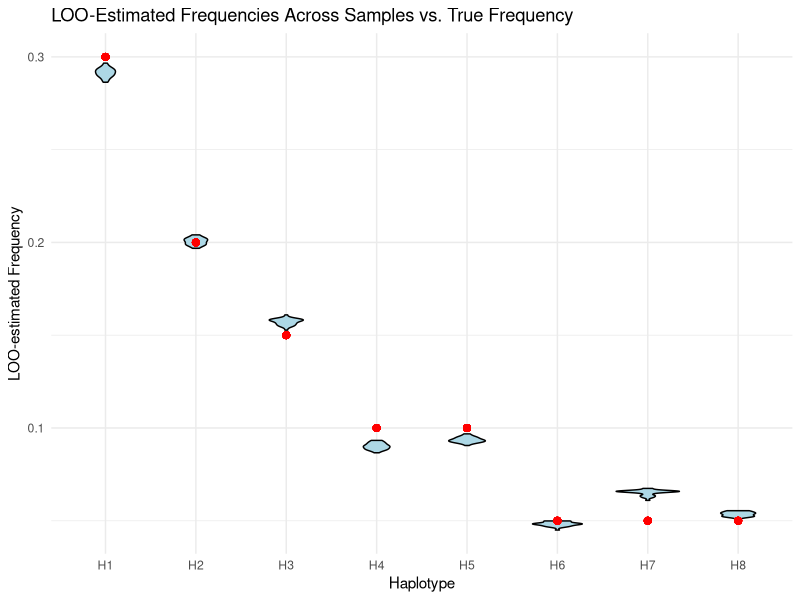

Write the R code that produced this figure.
## ---- chunk 1
suppressMessages(library(dplyr))
suppressMessages(library(tidyr))
suppressMessages(library(purrr))
suppressMessages(library(ggplot2))
## ---- chunk 2
estimate_pi_loo <- function(meta_data,
                            n_samples_to_use = NULL,
                            sample_ids       = NULL,
                            seed             = NULL) {
  
  if (!is.null(seed)) set.seed(seed)
  
  # 1. Establish consistent haplotype levels -------------------------------
  all_haplos <- sort(unique(meta_data$Haplotype))
  
  # 2. Determine sample IDs to include in output ---------------------------
  all_ids <- sort(unique(meta_data$SampleID))
  output_ids <-
    if (!is.null(sample_ids))         intersect(all_ids, sample_ids) else
      if (!is.null(n_samples_to_use))   sample(all_ids,
                                               min(n_samples_to_use,length(all_ids)))
  else all_ids
  
  # 3. Ensure Haplotype is a factor with consistent levels -----------------
  meta_data <- meta_data |> 
    dplyr::mutate(Haplotype = factor(Haplotype, levels = all_haplos))
  
  # 4. Expand sample × haplotype grid -------------------------------------
  full_df <- tidyr::complete(
    meta_data,
    SampleID,
    Haplotype,
    fill = list(Counts = 0)
  )
  
  # 5. Compute relative frequencies ----------------------------------------
  rel <- full_df |>
    dplyr::group_by(SampleID) |>
    dplyr::mutate(f_ij = Counts / sum(Counts)) |>
    dplyr::ungroup()
  
  # 6. Loop through all samples, leave one out at a time -------------------
  loo <- lapply(all_ids, function(j) {
    rel |>
      dplyr::filter(SampleID != j) |>
      dplyr::group_by(Haplotype) |>
      dplyr::summarise(pi_loo = mean(f_ij), .groups = "drop") |>
      dplyr::mutate(SampleID = j)
  }) |>
    dplyr::bind_rows() |>
    dplyr::select(SampleID, Haplotype, pi_loo)
  
  # 7. Return only requested sample(s), if specified -----------------------
  if (!is.null(sample_ids)) {
    loo <- loo |> dplyr::filter(SampleID %in% sample_ids)
  }

  return(loo)
}

## ---- chunk 3
# Define haplotypes and population frequencies
haplotypes <- paste0("H", 1:8)
p_i_raw    <- c(0.30, 0.20, 0.15, 0.10, 0.10, 0.05, 0.05, 0.05) 

# Normalize to ensure they sum to 1
p_i <- p_i_raw / sum(p_i_raw)


# Create sample names
samples <- paste0("S", 1:30)

# Simulate observed counts for each sample from the known population frequencies
meta_data <- map_dfr(samples, function(s) {
  total_ct <- sample(1:100, 1)
  counts   <- as.vector(rmultinom(1, size = total_ct, prob = p_i))
  
  tibble(
    SampleID  = s,
    Haplotype = haplotypes,
    Counts    = counts
  )
})

# Preview simulated dataset
print(meta_data)

## ---- chunk 4
# Get LOO-estimated frequencies excluding S5
pi_loo_s5 <- estimate_pi_loo(meta_data, sample_ids = "S5")
pi_loo_s5
## ---- chunk 5
# Join for comparison
# Convert true population frequencies into tibble
true_pi <- tibble(Haplotype = haplotypes, true_freq = p_i)
compare <- left_join(true_pi, pi_loo_s5, by = "Haplotype")

# Print clean summary
compare %>%
  dplyr::select(Haplotype, true_freq, pi_loo) %>%
  print(n = Inf, width = Inf)
## ---- chunk 6
# Step 1: Get all LOO estimates
all_loo <- estimate_pi_loo(meta_data)

# Step 2: Join with true frequencies
true_pi <- tibble(Haplotype = haplotypes, true_freq = p_i)
plot_data <- left_join(all_loo, true_pi, by = "Haplotype")

# Step 3: Plot
ggplot(plot_data, aes(x = Haplotype, y = pi_loo)) +
  geom_violin(fill = "lightblue", color = "black", width = 0.7) +
  geom_point(aes(y = true_freq), color = "red", size = 2) +
  labs(
    y = "LOO-estimated Frequency",
    x = "Haplotype",
    title = "LOO-Estimated Frequencies Across Samples vs. True Frequency"
  ) +
  theme_minimal()
